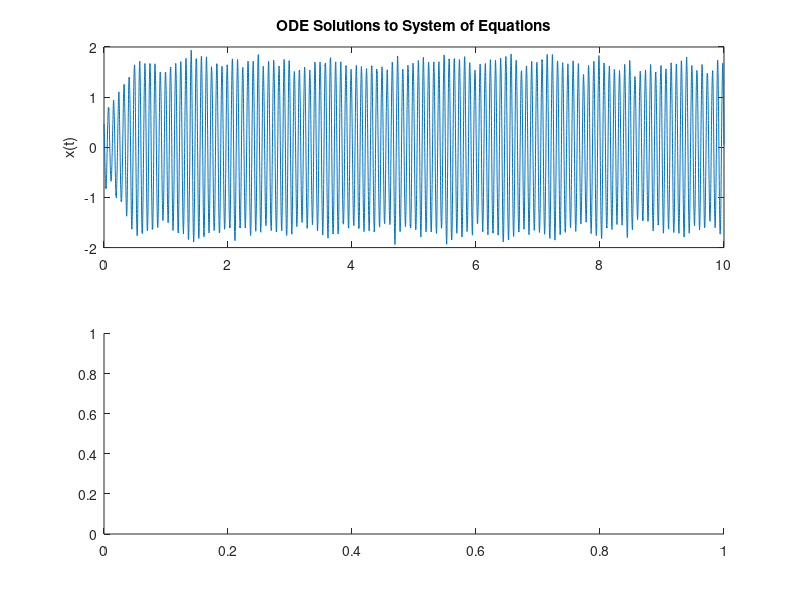

MATLAB code for this plot: (Note: this script raises an error after producing the figure.)
function bandpassed
    
    function C = C_data
        data = load("C78.mat");
        C = data.C;
    end

       
    
C = C_data;
C = C*0.2/max(max(C));
tmax = 10;
dt = 1/1000;
num_steps = [0:dt:tmax];
P.a = 0;
P.omega = 24*pi;
P.beta = 0.5;
P.G = 0.5;
freq=[10 14];
Freq=num2str(freq)

% Initialize the arrays to store the x, y values for all neurons
x_values = zeros(length(C),length(num_steps));
y_values = zeros(length(C),length(num_steps));

% Initialize x and y vectors with zeros
x = ones(length(C),1)*0.5;
y = ones(length(C),1)*0.5;

laplac= C - diag(sum(C,1));

for step = 1:length(num_steps)

    % Generate a single random noise term for each neuron
    P.noise = randn(length(C),1)*sqrt(dt);

    % Calculate the dxdt and dydt using the equations provided
    
    % dxdt = (P.a - x.^2 - y.^2).*x - P.omega*y + (P.G*(diag(C.*(x - x'))))';
    % dydt = (P.a - x.^2 - y.^2).*y + P.omega*x + (P.G*(diag(C.*(y - y'))))';

   
    
    dxdt = (P.a - x.^2 - y.^2).*x - P.omega*y + P.G*laplac*x;
    dydt = (P.a - x.^2 - y.^2).*y + P.omega*x + P.G*laplac*y;

    % Update the x and y values
    x = x+dxdt*dt+P.beta*P.noise;
    y = y+dydt*dt+P.beta*P.noise;

    % Store the values
    x_values(:,step) = x;
    y_values(:,step) = y;

end


figure(1);
clf
subplot(2,1,1)
plot(num_steps,x_values(25,:))
hold on
ylabel('x(t)')
title('ODE Solutions to System of Equations')
subplot(2,1,2)
filtered_x_val = bandpass(x_values', freq, 1500);
plot(num_steps,filtered_x_val(:,25))
hold on
[yupper,ylower] = envelope(filtered_x_val);
plot(num_steps,yupper(:,25))

xlabel('Time (s)')
ylabel('x(t)')
title('ODE Solutions to System of Equations, Bandpassed at: ', Freq)


end
